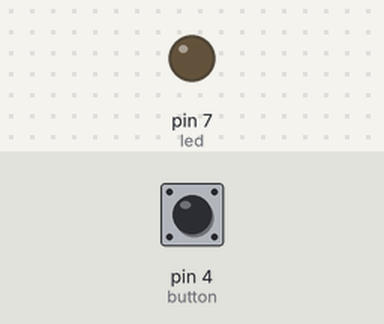
The sketch below on a simulated Arduino Uno, built with avr-gcc and run on an emulated ATmega328P. Parts: output pins drawn as LEDs (lit = HIGH). Dashed ring = blinking. The inputs (shaded band) are chosen by the test bench; at power-on: pin 4 (button) HIGH.

Above: at 1.2 s.
1.3 s: pin 4 (button) pulled LOW for 0.15 s
At 1.9 s:
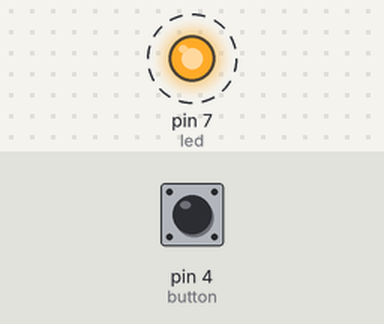
4.4 s: pin 4 (button) pulled LOW for 1 s
At 5.5 s:
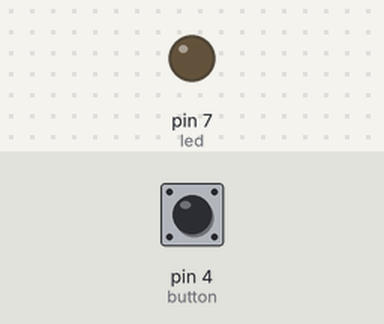
6.9 s: pin 4 (button) pulled LOW for 3.2 s
At 10.5 s:
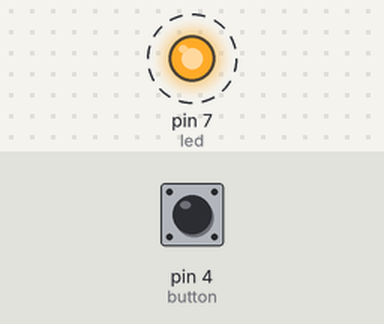
Timing chart, 0 to 19.1 s (numbered marks = the images above; inputs shaded):
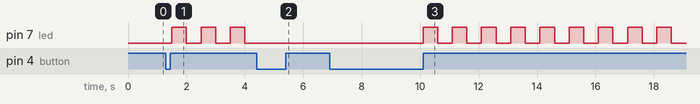

Measured:
- after the input at 1.3 s, pin 7 (led): alternates HIGH for 0.50 s and LOW for 0.50 s, starting after 0.20 s
- after the input at 4.4 s, pin 7 (led): stops changing and stays LOW
- after the input at 6.9 s, pin 7 (led): alternates HIGH for 0.50 s and LOW for 0.50 s, starting after 3.2 s

The sketch:

code_2.ino
```cpp
int led = 7;
int button = 4;
bool ledOn = false;

void setup() {
  pinMode(led, OUTPUT);
  pinMode(button, INPUT_PULLUP);
}

void loop() {
  if (digitalRead(button) == LOW) {
    ledOn = !ledOn;
    delay(200);
    while (digitalRead(button) == LOW);
  }
  if (ledOn) {
    digitalWrite(led, HIGH);
    delay(500);
    digitalWrite(led, LOW);
    delay(500);
  }
}
```
